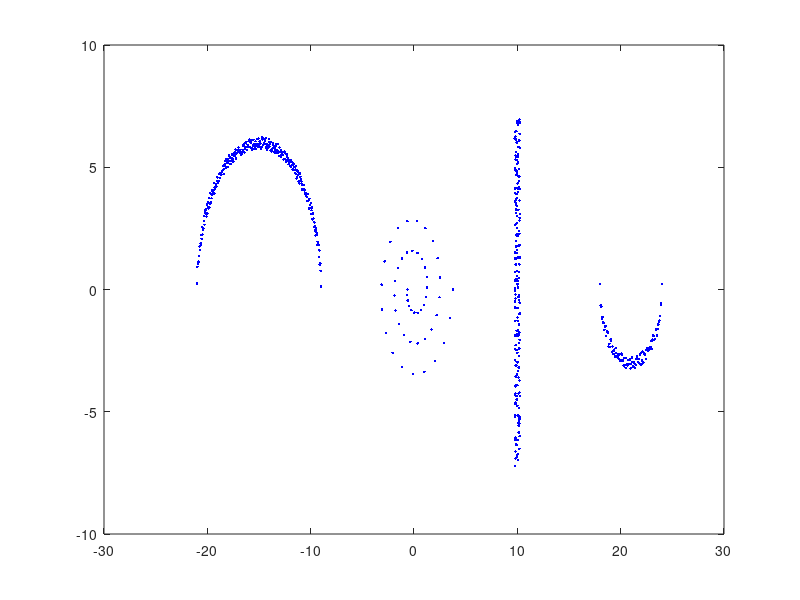

Write the MATLAB code that produced this figure. (Note: this script raises an error after producing the figure.)
% Example 7.6.1
% "Introduction to Pattern Recognition: A MATLAB Approach"
% S. Theodoridis, A. Pikrakis, K. Koutroumbas, D. Cavouras

close('all');
clear;

% 1. Generate the first group of points in X8
rand('seed',0);
n_points=[300 200 100 50]; %No of points in the first 3 clusters
noise=.5;
X8=[];
% Construction of the 1st cluster (circle, center (-15,0), R=6)
R=6;
x_center1=-15;
mini=x_center1-R;
maxi=x_center1+R;
step=(maxi-mini)/(n_points(1)-1);
for x=mini:step:maxi
    y1=sqrt(R^2-(x-x_center1)^2)+noise*(rand-.5);
    X8=[X8; x y1];
end

% Generate the second group of data (line segment, endpoints (10,-7), (10,7))
mini=-7;
maxi=7;
step=(maxi-mini)/(n_points(2)-1);
x_coord=10;
for y=mini:step:maxi
    X8=[X8; x_coord+noise*(rand-.5) y+noise*(rand-.5)];
end

% Generate the third group of data (semicircle, center (21,0), R=3;, y<0)
R=3;
x_center=21;
mini=x_center-R;
maxi=x_center+R;
step=(maxi-mini)/(n_points(3)-1);
for x=mini:step:maxi
    y=-sqrt(R^2-(x-x_center)^2)+noise*(rand-.5);
    X8=[X8; x y];
end

% Generate the fourth group of data (archimidis spiral)
asp=0.2;
step=(5*pi)/(n_points(4)-1);
count=0;
x_tot=[];
y_tot=[];
for theta=pi:step:6*pi
    count=count+1;
    r=asp*theta;
    x_tot=[x_tot; r*cos(theta)];
    y_tot=[y_tot; r*sin(theta)];
end
X8=[X8; x_tot y_tot];

% Plot X8
X8=X8';
figure(1), plot(X8(1,:),X8(2,:),'.b')


% 2. Adopt the squared Euclidean distance and apply the VS algorithm on X8,
% for a = 1^2, 1.5^2, 2^2, . . . , 8^2. For the definition of the initial clustering, use
% the output of the BSAS algorithm with theta = 2.5.
theta=2.5;
q=size(X8,2);
order=[];
[bel_ini, m]=BSAS(X8,theta,q,order);

% Apply VS on X8 and plot the clustering results
max_iter=50;
for it=1:.5:8
    a=it^2
    [bel,iter]=valley_seeking(X8,a,bel_ini,max_iter);
    % Plotting of the points of the clusters
    figure(11), close
    figure(11), plot(X8(1,bel==1),X8(2,bel==1),'r.',...
        X8(1,bel==2),X8(2,bel==2),'g*',X8(1,bel==3),X8(2,bel==3),'bo',...
        X8(1,bel==4),X8(2,bel==4),'cx',X8(1,bel==5),X8(2,bel==5),'md',...
        X8(1,bel==6),X8(2,bel==6),'yp',X8(1,bel==7),X8(2,bel==7),'ks')
    fprintf('Press any key to continue\n');
    pause
end
